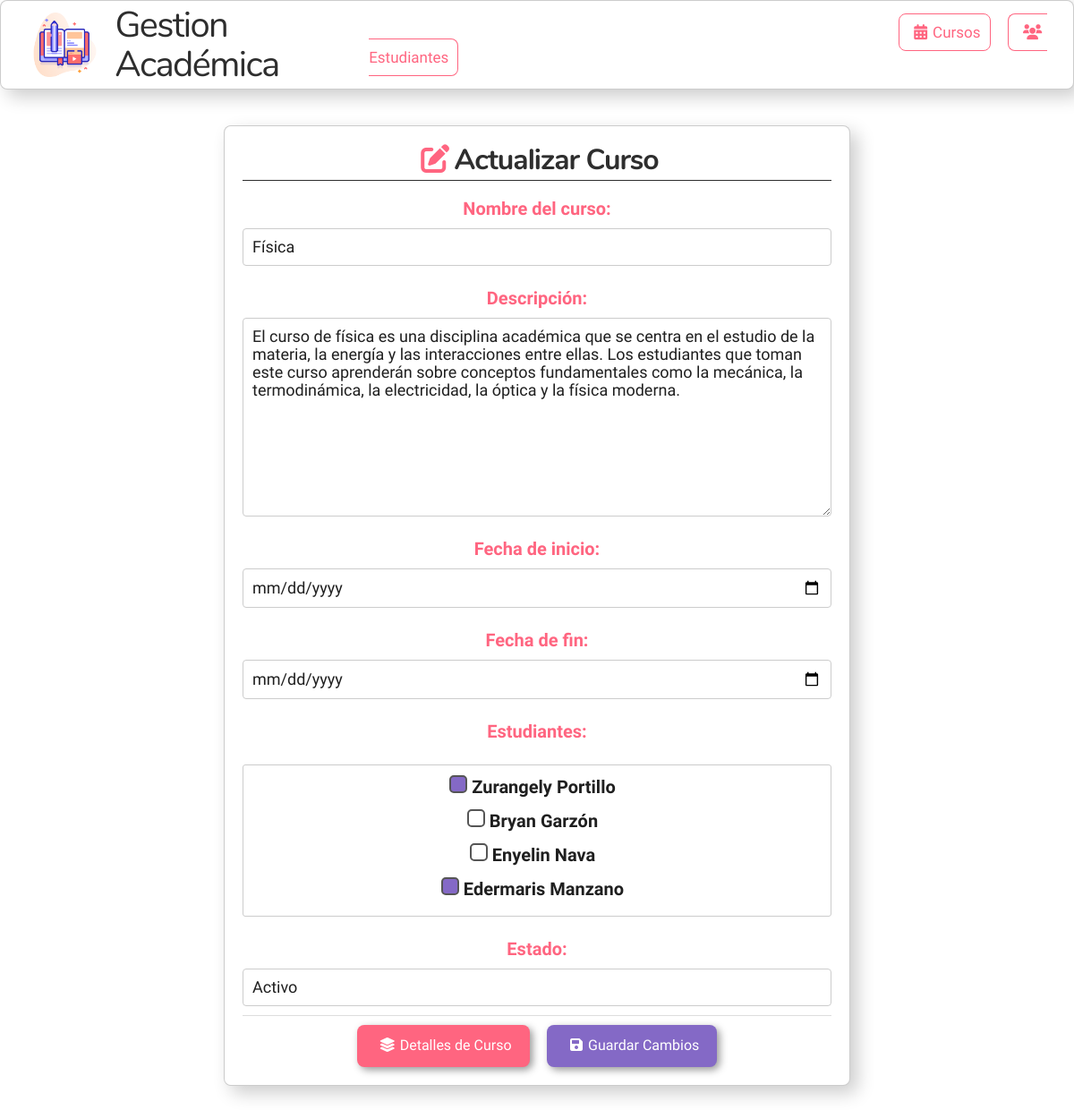
/api/update_course/25, run on the app's committed database.
### courses/models.py (models this page shows, shortened)
class Course(models.Model):
    name = models.CharField(max_length=50, unique=True)
    description = models.TextField()
    start_date = models.DateField()
    ending_date = models.DateField()
    status = models.BooleanField(default=True)
    student = models.ManyToManyField('students.Student')

### students/models.py (models this page shows)
class Student(models.Model):
    name = models.CharField(max_length=50)
    last_name = models.CharField(max_length=50)
    document = models.CharField(max_length=20, unique=True)
    email = models.EmailField()
    status = models.BooleanField(default=True)
    def __str__(self) -> str:
        return f'{self.name} {self.last_name}'

### courses/views.py (the view, shortened to what this page needs)
# urls.py: path("update_course/<int:id>", views.update_course, name='update_course'),
def update_course(request, id):
    course = Course.objects.get(id=id)
    form = CourseForm(request.POST or None, instance=course)
    return render(request, 'courses/update_course.html', {'form': form})

### templates/courses/update_course.html (shortened to what this page needs)
{% extends 'base.html' %}
{% load static %}
{% block content %}
<!DOCTYPE html>
<html>
<head>
    <link rel="stylesheet" href="{% static 'css/update.css' %}">
</head>
<body>
    <div class="container">
        <h3 class="titulo"><i class="fa-solid fa-pen-to-square mx-1" style="color: #FF6580; border-color: #FF6580;"></i>Actualizar Curso</h3>
        <div class="update">
            <form method="post">
                {{ form.as_p }}
                <div class="form">
                    <label for="id_status">Estado:</label>
                    <select name="status" id="id_status" class="form-control">
                        <option value="true" {% if form.instance.status %}selected{% endif %}>Activo</option>
                    </select>
                </div>
        </div>
        <div>
            <a href="javascript:history.back()" class="button-back"><i class="fa fa-layer-group mx-1"></i>Detalles de
                Curso</a>
            <button type="submit" class="button-save"><i class="fa fa-floppy-disk mx-1"></i>Guardar Cambios</button>
        </div>
    </div>
</body>
</html>
{% endblock %}

### static/css/base.css (style rules this page uses)
* { margin: 0; padding: 0; text-decoration: none; }
body { background: url(/static/images/fondo.png) no-repeat center/ cover; }

### static/css/update.css (style rules this page uses)
.container { text-align: center; width: 700px; min-height: 700px; margin: 40px auto; padding: 20px; background-color: #ffffff; border-radius: .5rem; border: .1rem solid rgba(0, 0, 0, .2); box-shadow: .5rem .5rem 20px rgba(0, 0, 0, .2); }
.titulo { text-align: center; color: #2e2e2e; border-bottom: 1px solid #2e2e2e; padding-bottom: 5px; margin-bottom: 5px; }
.update form { font-size: 20px; color: #FF6580; font-weight: bold; display: flex; flex-direction: column; }
.update form p { margin-bottom: 20px; }
.update .form-control { width: 100%; padding: 10px; margin-top: 5px; border: 1px solid #ccc; border-radius: 4px; font-size: 18px; }
.update input, .update textarea, .update select { color: #1f1f1f; }
.update .students { align-items: center; padding: 8px; color: #1f1f1f; border: 1px solid #ccc; border-radius: 3px; }
.students label { margin-right: 10px; margin-bottom: 5px; cursor: pointer; }
.students input[type="checkbox"] { appearance: none; -webkit-appearance: none; -moz-appearance: none; -ms-appearance: none; border: 2px solid #555; border-radius: 5px; outline: none; cursor: pointer; }
.students input[type="checkbox"]:checked { background-color: #8469c6; }
.update { border-bottom: 1px solid #ddd; padding: 10px 0; }
.container .button-back { display: inline-block; padding: 10px 20px; margin-top: 10px; background-color: #FF6580; color: #fff; text-decoration: none; border-radius: .5rem; box-shadow: .2rem .2rem .5rem rgba(0, 0, 0, 0.404); border: none; font-size: 16px; }
.container .button-save { margin-left: 1rem; display: inline-block; padding: 10px 20px; margin-top: 10px; background-color: #8469c6; color: #fff; text-decoration: none; border-radius: .5rem; box-shadow: .2rem .2rem .5rem rgba(0, 0, 0, 0.404); border: none; font-size: 16px; }
.scrollable-select { max-height: 200px; overflow-y: auto; }

### data on the page
Course: name "Física", description "El curso de física es una disciplina académica que se centra en el estudio de la materia, la energía y las interacciones entre ellas. Los estudiantes que toman este curso aprenderán sobre conceptos fundamentales como la mecánica, la termodinámica, la electricidad, la óptica y la física moderna.", status "Activo"
